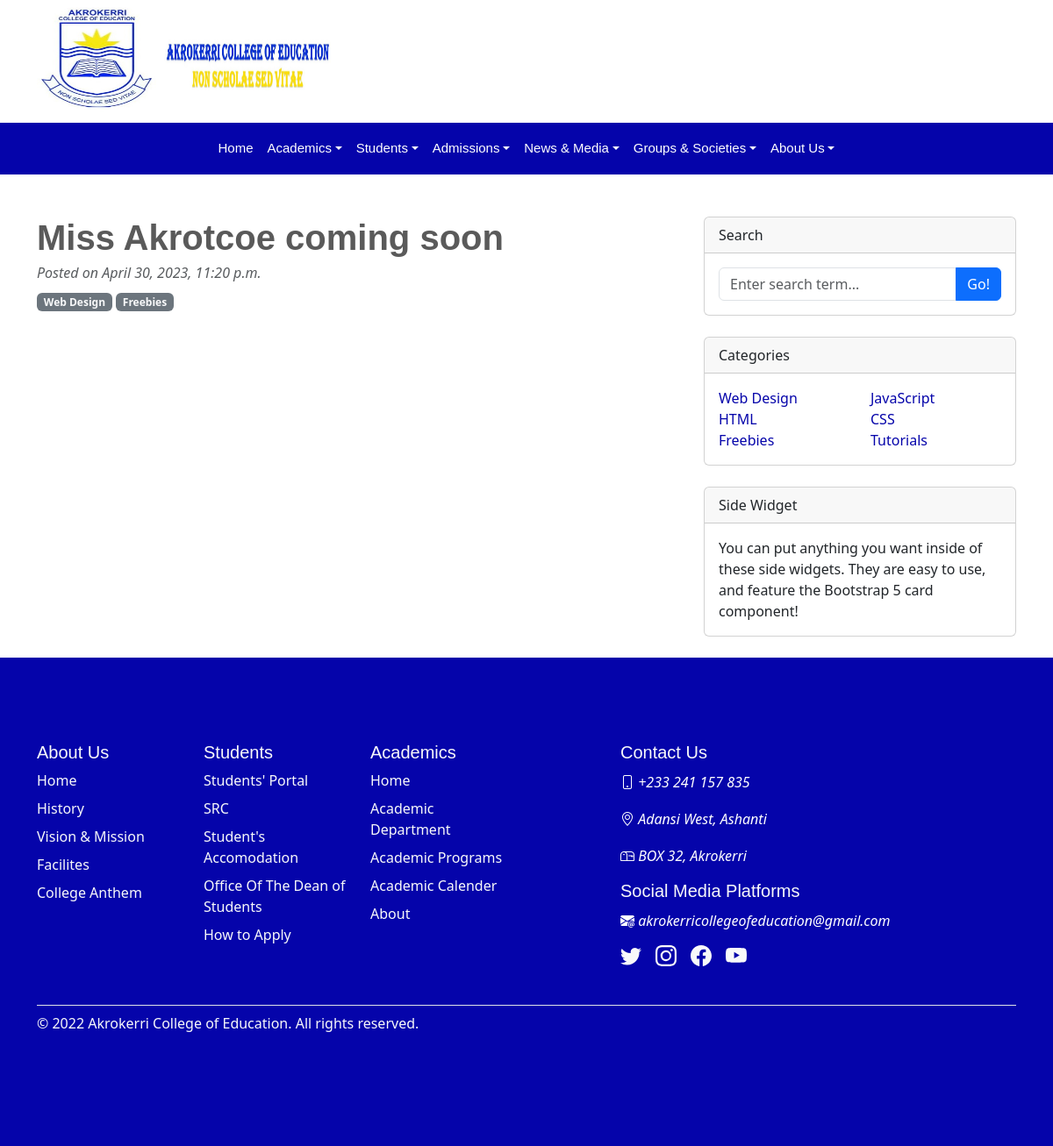
The page /main/press-release/1 on the database its author committed.
### main/models.py (models this page shows, shortened)
class Press_Release(models.Model):
    image = models.ImageField(upload_to='media/announcement', null=True, blank=True)
    header = models.CharField(max_length=100, null=True, blank=True)
    detail = models.TextField(null=True, blank=True)
    headlines = models.BooleanField(default=False)
    created_on = models.DateTimeField(default=timezone.now)

### main/views.py (the view)
def detailedPress(request, press_id, *args, **kwargs):
    detailedpress = Press_Release.objects.get(id=press_id)
    context ={
        "detailedpress" : detailedpress
    }
    return render(request, 'desk/press.html', context)

### main/templates/desk/press.html (shortened to what this page needs)
{% extends 'base.html' %}
{% load static %}
{% block content %}
<header>
    <div class="container " >
        <header class="d-flex flex-wrap justify-content-center py-2 mb-1 me-md-auto ">
          <a href="/" class="d-flex align-items-center mb-3 mb-md-0 me-md-auto text-dark text-decoration-none">
           <img src="{% static 'ace3.jpg' %}" width="140" height="120">
           <span><img src="{% static 'akr3.jpg' %}" width="200" height="70" ></span>
          </a>
        </header>
      </div>
        {% include "home/navbar.html" %}
 <div class="container mt-5">
    <div class="row">
        <div class="col-lg-8">
            <article>
                <header class="mb-4">
                    <h1 class="fw-bolder mb-1">{{detailedpress.header}}</h1>
                    <div class="text-muted fst-italic mb-2">Posted on {{detailedpress.created_on}}</div>
                    <a class="badge bg-secondary text-decoration-none link-light" href="#!">Web Design</a>
                    <a class="badge bg-secondary text-decoration-none link-light" href="#!">Freebies</a>
                </header>
                <section class="mb-5">
            </article>
        </div>
        <div class="col-lg-4">
            <div class="card mb-4">
                <div class="card-header">Search</div>
                <div class="card-body">
                    <div class="input-group">
                        <input class="form-control" type="text" placeholder="Enter search term..." aria-label="Enter search term..." aria-describedby="button-search" />
                        <button class="btn btn-primary" id="button-search" type="button">Go!</button>
                    </div>
                </div>
            </div>
            <div class="card mb-4">
                <div class="card-header">Categories</div>
                <div class="card-body">
                    <div class="row">
                        <div class="col-sm-6">
                            <ul class="list-unstyled mb-0">
                                <li><a href="#!">Web Design</a></li>
                                <li><a href="#!">HTML</a></li>
                                <li><a href="#!">Freebies</a></li>
                            </ul>
                        </div>
                        <div class="col-sm-6">
                            <ul class="list-unstyled mb-0">
                                <li><a href="#!">JavaScript</a></li>
                                <li><a href="#!">CSS</a></li>
                                <li><a href="#!">Tutorials</a></li>
                            </ul>
                        </div>
                    </div>
                </div>
            </div>
            <div class="card mb-4">
                <div class="card-header">Side Widget</div>
                <div class="card-body">You can put anything you want inside of these side widgets. They are easy to use, and feature the Bootstrap 5 card component!</div>
            </div>
        </div>
    </div>
</div>
{% endblock content %}

### main/static/desk.css (style rules this page uses)
section { padding: 60px 0; overflow: hidden; }

### main/templates/home/head.html (style rules this page uses)
body { padding-top: 0rem; padding-bottom: 0rem; color: #5a5a5a; }
a { color: #0504aa;; text-decoration: none; }
h1, h2, h3, h4, h5, h6 { font-family: "Raleway", sans-serif; }

### rows shown on the page
Press_Release: header "Miss Akrotcoe coming soon", created_on "April 30, 2023, 11:20 p.m."
